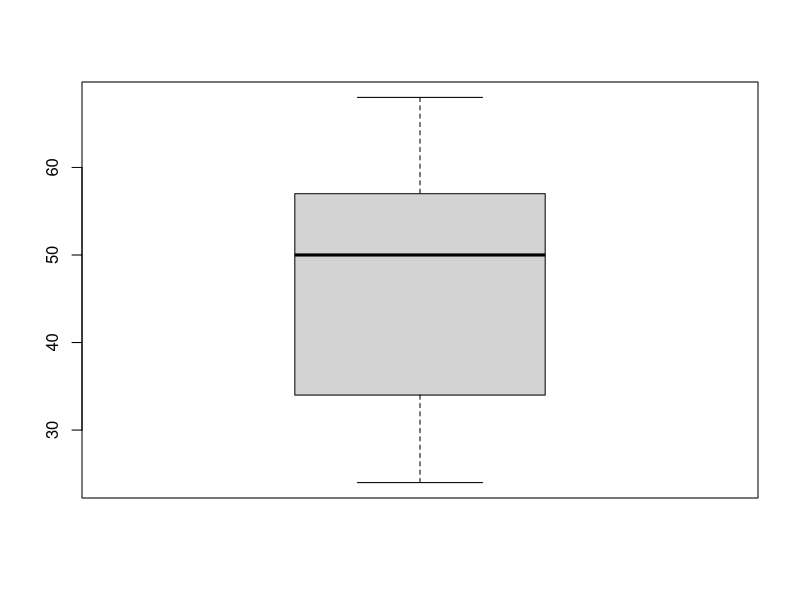

Generate this figure with R:
#########################
###
### Population Statistics
###
### Leonard Mada


### Populations
# Generate random populations
# - based on the code examples from package MicSim;

### Github:
# https://github.com/discoleo/R/tree/master/Stat/Population.R


#######################

###############
### History ###
###############

### draft v.0.1c - v.0.1c-fix:
# - calculate exact age; [fixed]
### draft v.0.1b:
# - new parameter: proportion males;
### draft v.0.1a:
# - basic functionality;


is.LeapYear = function(y) {
	(y %% 4 == 0) & ((y %% 100 != 0) | (y %% 400 == 0));
}
age.years = function(d, at.date, asFraction=FALSE) {
	# TODO: check thoroughly !!!
	y0   = as.numeric(format(d, format="%Y"));
	y.cr = as.numeric(format(at.date, format="%Y"));
	age  = y.cr - y0 - 1;
	age[age < 0] = 0;
	# Days
	days0 = (as.Date(paste0(y0 + 1, "-01-01")) - d); # days in 1st life-year;
	overhead.days = (d - as.Date(paste0(y0, "-01-01")));
	days.cr = (at.date - as.Date(paste0(y.cr, "-01-01")));
	# print(overhead.days); print(days.cr);
	isLeap0 = is.LeapYear(y0);
	isLeap.cr = is.LeapYear(y.cr);
	dLeap = isLeap0 - isLeap.cr;
	isBirthday = overhead.days <= (days.cr + dLeap);
	age[isBirthday] = age[isBirthday] + 1;
	if(asFraction) {
		# days.startYear = days.cr + dLeap - overhead.days;
		days.startYear = ifelse(isBirthday,
			days.cr + dLeap - overhead.days,
			days0 + days.cr);
		# TODO: Leap Years;
		age = age + days.startYear / (365 + isLeap.cr); # TODO: proper Leap Year;
	}
	return(age);
}

### Test
# TODO: needs a lot of debugging!
age.years(as.Date(c("2020-04-20", "2000-04-20", "2000-04-21", "2000-04-19")),
	as.Date("2021-04-20"), asFraction=T)


rpopulation.gen = function(n, startDate, endDate, simHorizon, format="%d/%m/%Y",
	fertility.lambda=1, collapse=NULL, sex=c("M", "F"), sex.p=0.5,
	marital = c("NM","M","D","W"), edu = c("no","low","med","high")) {
	# Definition of an initial population
	# (for illustration purposes, create a random population)
	if(missing(endDate)) {
		if(length(startDate) == 1) stop("End Date needed!")
		else endDate = startDate[2];
	}
	if(is.character(startDate)) startDate = as.Date(startDate, format=format);
	if(is.character(endDate)) endDate = as.Date(endDate, format=format);
	birthDatesRange = c(startDate[1], endDate[1]);
	
	birthDates <- birthDatesRange[1] +
		runif(N, min=0, max=diff(birthDatesRange))
	
	age <- trunc(as.numeric(simHorizon[1] - birthDates)/365.25)
	s1 = if(length(sex.p) == 1 && sex.p[1] == 1/2) sample(sex, N, replace=TRUE)
		else if(length(sex) - length(sex.p) == 1) sample(sex, N, replace=TRUE, prob=c(sex.p, 1 - sum(sex.p)))
		else sample(sex, N, replace=TRUE, prob=sex.p)
	s2 = rpois(N, ifelse(age <= 18, 0, fertility.lambda)) # Fertility
	# Marital
	s3 = ifelse(age <= 18, marital[1],
			ifelse(age <= 22,
				sample(marital[1:3], N, replace=TRUE),
				sample(marital, N, replace=TRUE)))
	# Education
	s4 = ifelse(age <= 7, edu[1],
			ifelse(age <= 18, edu[2],
			ifelse(age <= 23,
				sample(edu[2:3], N, replace=TRUE),
				sample(edu[-1], N, replace=TRUE))))
	
	if( ! is.null(collapse)) {
		# TODO: can implement option with upper bound on fertility;
		s2ch = as.character(s2);
		s2ch[s2 >= 3] = "3+";
		s = paste(s1,s2ch,s3,s4, sep=collapse)
		initState = data.frame(ID=1:N, birthDate=birthDates, age=age, s);
		return(initState);
	}
	initState = data.frame(ID=1:N, birthDate=birthDates, age=age, s1, s2, s3, s4)
	return(initState)
}

#############

### Examples:

N = 100
dates = c("31/12/1950","01/01/2014")
simHorizon = as.Date("01/01/2021", format="%d/%m/%Y")

initPop = rpopulation.gen(N, dates, simHorizon=simHorizon)
head(initPop)
table(initPop$s3)
mean(initPop$age)
boxplot(initPop$age[initPop$s3 == "W"])


initPop = rpopulation.gen(N, dates, simHorizon=simHorizon, sex.p=0.4)
table(initPop$s1)

initPop = rpopulation.gen(N, dates, simHorizon=simHorizon,
	sex=c("M", "F", "FF"), sex.p=c(0.4, 0.4))
table(initPop$s1)


### with Collapse
initPop = rpopulation.gen(N, dates, simHorizon=simHorizon, collapse="/")
head(initPop)

